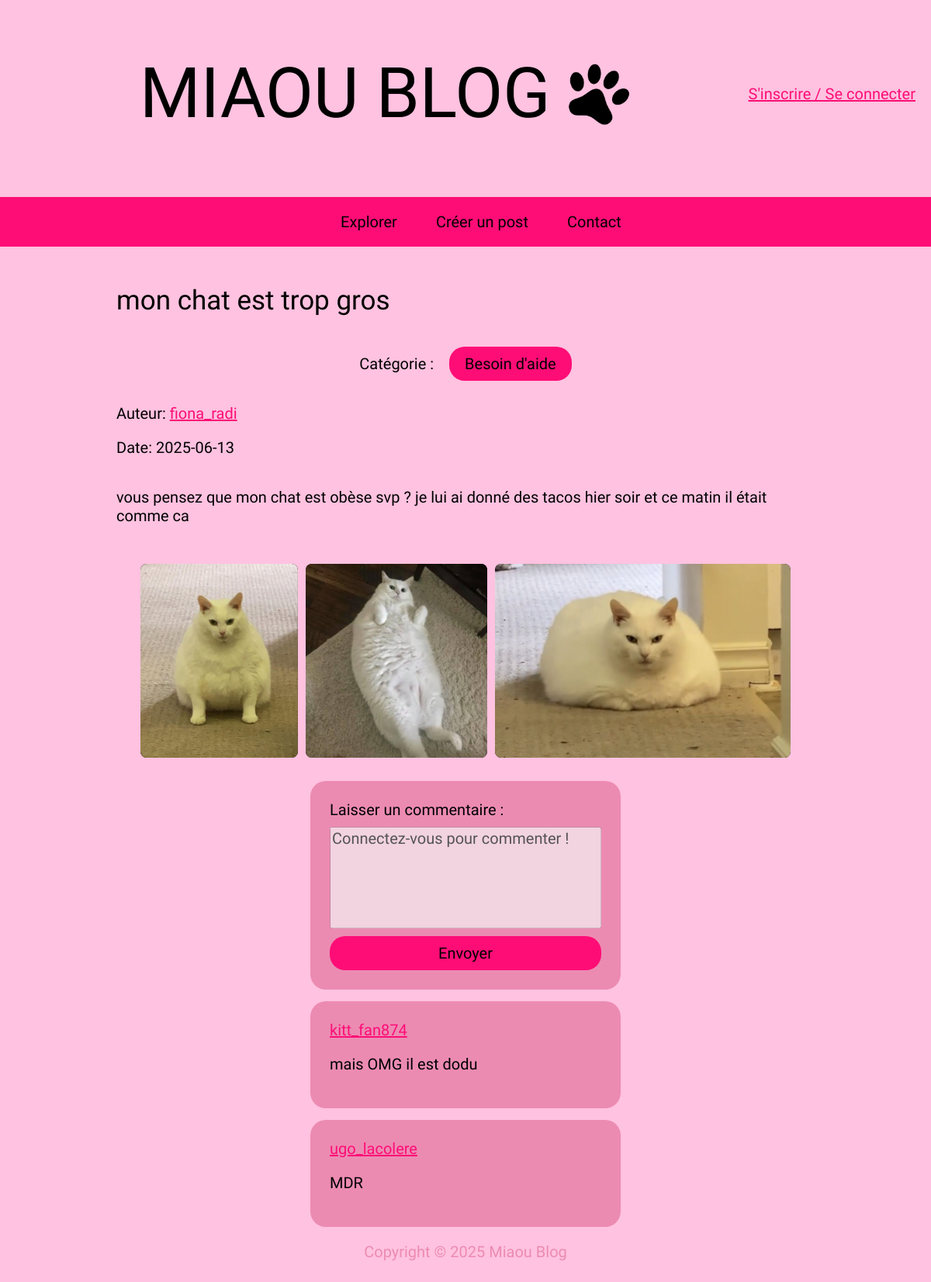
Screenshot of /post.php?id=28 with the database file from the repository.
### tables this page shows
CREATE TABLE IF NOT EXISTS `post` (
  `id_post` int NOT NULL AUTO_INCREMENT,
  `titre_post` varchar(100) NOT NULL,
  `date_post` date NOT NULL,
  `description` varchar(300) NOT NULL,
  `id_user` int DEFAULT NULL,
  PRIMARY KEY (`id_post`),
  KEY `fk_user_post` (`id_user`)
);

CREATE TABLE IF NOT EXISTS `categorie` (
  `id_categorie` int NOT NULL AUTO_INCREMENT,
  `nom_categorie` varchar(25) NOT NULL,
  PRIMARY KEY (`id_categorie`)
);

CREATE TABLE IF NOT EXISTS `utilisateur` (
  `id_user` int NOT NULL AUTO_INCREMENT,
  `email` varchar(25) NOT NULL,
  `pseudo` varchar(15) NOT NULL,
  `mot_de_passe` varchar(100) NOT NULL,
  PRIMARY KEY (`id_user`),
  UNIQUE KEY `email` (`email`),
  UNIQUE KEY `pseudo` (`pseudo`)
);

CREATE TABLE IF NOT EXISTS `commentaire` (
  `id_commentaire` int NOT NULL AUTO_INCREMENT,
  `contenu` varchar(100) NOT NULL,
  `nombre_like` int NOT NULL,
  `id_user` int NOT NULL,
  `id_post` int DEFAULT NULL,
  PRIMARY KEY (`id_commentaire`,`id_user`),
  KEY `fk_user_comm` (`id_user`),
  KEY `fk_post_comm` (`id_post`)
);

### utils.php (called while the page is built, shortened)
<?php
	class Commentaire {
		private $idAuteur;
		private $auteur;
		private $contenu;
		public function __construct(int $id, int $idAuteur, string $auteur, string $contenu) {
			$this->idAuteur = $idAuteur;
			$this->auteur = $auteur;
			$this->contenu = $contenu;
		}
		public function getIdAuteur() : int {
        	return $this->idAuteur;
    	}
		public function getAuteur() : string {
        	return $this->auteur;
    	}
		public function getContenu() : string {
        	return $this->contenu;
    	}
	}
	class Post {
		private int $id;
		private string $titre;
		private string $description;
		private string $date;
		private string $auteur;
		private int $auteurId;
		private array $categories;
		public function __construct(int $id, string $titre, string $description, string $date, string $auteur, string $auteurId, array $categories) {
			$this->id = $id;
			$this->titre = $titre;
			$this->description = $description;
			$this->date = $date;
			$this->auteur = $auteur;
			$this->auteurId = $auteurId;
			$this->categories = $categories;
		}
		public function getId() : int {
        	return $this->id;
    	}
		public function getTitre() : string {
        	return $this->titre;
    	}
		public function getDescription() : string {
        	return $this->description;
    	}
		public function getDate() : string {
        	return $this->date;
    	}
		public function getAuteur() : string {
        	return $this->auteur;
    	}
		public function getAuteurId() : string {
        	return $this->auteurId;
    	}
		public function getCategories() : array {
        	return $this->categories;
    	}
	}
?>

### post.php (the view, shortened to what this page needs)
<?php
    require_once("bd.php");
    require_once("utils.php");
    if (isset($_GET['id']) && is_numeric($_GET['id'])) {
        $postId = (int) $_GET['id'];
        $sql = "SELECT * FROM post WHERE id_post = ?";
        $statement = $pdo->prepare($sql);
        $statement->execute([$postId]);
        if (!$postDataRow = $statement->fetch(PDO::FETCH_ASSOC)) {
            header("Location: index.php");
            exit;
        }
        if (isset($_SESSION["authentifie"]) && $_SESSION["authentifie"]) {
            $sql = "SELECT id_commentaire FROM commentaire WHERE id_user = ? AND id_post = ?";
            $statement = $pdo->prepare($sql);
            $statement->execute([$_SESSION["id_user"], $postId]);
            $etatCommente = "non";
            if ($statement->fetch(PDO::FETCH_ASSOC)) {
                $etatCommente = "oui";
            }
        } else {
            $etatCommente = "pas_connecte";
        }
        $sql = "SELECT pseudo FROM utilisateur WHERE id_user = ?";
        $statement = $pdo->prepare($sql);
        $statement->execute([$postDataRow["id_user"]]);
        if (!$postUserRow = $statement->fetch(PDO::FETCH_ASSOC)) {
            header("Location: index.php");
            exit;
        }
        $sql = "SELECT c.id_categorie, c.nom_categorie FROM post_categorie p JOIN categorie c ON p.id_categorie = c.id_categorie WHERE p.id_post = ?";
        $statement = $pdo->prepare($sql);
        $statement->execute([$postId]);
        if (!$postCategoriesRow = $statement->fetchAll(PDO::FETCH_ASSOC)) {
            $postCategoriesRow = [["id_categorie" => null, "nom_categorie" => "Sans catégorie"]];
        }
        $post = new Post(
            $postId,
            $postDataRow["titre_post"],
            $postDataRow["description"],
            $postDataRow["date_post"],
            $postUserRow["pseudo"],
            $postDataRow["id_user"],
            $postCategoriesRow
        );
        $sql = "SELECT id_commentaire, contenu, pseudo, u.id_user
                FROM commentaire c
                JOIN utilisateur u ON c.id_user = u.id_user
                WHERE id_post = ?";
        $params = [$postId];
        $statement = $pdo->prepare($sql);
        $statement->execute($params);
        $commentaires = [];
        while ($commentaireRow = $statement->fetch(PDO::FETCH_ASSOC)) {
            $commentaires[] = new Commentaire($commentaireRow["id_commentaire"], $commentaireRow["id_user"], $commentaireRow["pseudo"], $commentaireRow["contenu"]);
        }
    } else {
        header("Location: index.php");
        exit;
    }
?>
<!DOCTYPE html>
<html lang="fr">
    <?php
        require_once("utils.php");
        require_once("head.php");
    ?>
    <body id="post">
        <?php require_once("header.php") ?>
        <main>
            <section id="post-contenu">
                <h2><?= $post->getTitre(); ?></h2>
                <section id="post-infos">
                    <div id="post-categories">
                        <p><?= (count($post->getCategories()) == 1) ? "Catégorie :" : "Catégories :" ?></p>
                        <?php
                        foreach ($post->getCategories() as $categorie) {
                            ?>
                            <a href="index.php?categorie=<?= $categorie["id_categorie"] ?? "" ?>" class="post-categorie"><?= $categorie["nom_categorie"] ?></a>
                            <?php
                        }
                        ?>
                    </div>
                    <div>
                        <p>Auteur: <a href="profil.php?id=<?= $post->getAuteurId() ?>"><?= $post->getAuteur(); ?></a></p>
                        <p>Date: <?= $post->getDate(); ?></p>
                    </div>
                </section>
                <p><?= $post->getDescription(); ?></p>
            </section>
            <section id="post-images">
                <?php
                    $postId = $post->getId();
                    $auteurId = $post->getAuteurId();
                    $cheminDossier = "uploads/users/$auteurId/posts/$postId";
                    if (is_dir($cheminDossier)) {
                        if ($dossier = opendir($cheminDossier)) {
                            while (($fichier = readdir($dossier)) !== false) {
                                if ($fichier != '.' && $fichier != '..') {
                                    $cheminFichier = $cheminDossier . DIRECTORY_SEPARATOR . $fichier;
                                    echo "<img src='$cheminFichier' alt='Image du post' />";
                                }
                            }
                        }
                    }
                ?>
            </section>
            <section id="post-commentaires">
                <?php
                if ($etatCommente == "non" || $etatCommente == "pas_connecte") {
                    ?>
                    <form id="form-commentaires" action="post.php?id=<?= $postId ?>" method="post">
                        <label for="commentaire-contenu">Laisser un commentaire :</label>
                        <textarea name="commentaire-contenu" <?= $etatCommente == "pas_connecte" ? 'disabled' : '' ?>><?= $etatCommente == "pas_connecte" ? 'Connectez-vous pour commenter !' : '' ?></textarea>
                        <button type="submit">Envoyer</button>
                    </form>
                    <?php
                }
                foreach ($commentaires as $commentaire) {
                    ?>
                    <div class="commentaire">
                        <div>
                            <a href="profil.php?id=<?= $commentaire->getIdAuteur() ?>"><?= $commentaire->getAuteur(); ?></a>
                            <p><?= $commentaire->getContenu(); ?></p>
                        </div>
                    </div>
                    <?php
                }
                ?>
            </section>
        </main>
        <?php require_once("footer.php") ?>
    </body>
</html>

### style.css (style rules this page uses)
:root { --color1: #FFC2E0; --color2: #EC8BB2; --color3: black; --color4: #FF0D76; --font-family1: 'Lilita One'; }
* { font-family: var(--font-family1); font-weight: 200; font-size: 20px; }
body { background-color: var(--color1); margin-left: 0; margin-right: 0; }
a { color: var(--color4); }
button, .custom-file-label, .button, .post-categorie, #admin_categories section a, input[type="file"]::file-selector-button { font-family: var(--font-family1); padding: 10px 20px; background-color: var(--color4); color: var(--color3); text-decoration: none; border: none; border-radius: 20px; text-align: center; }
h2 { font-size: 35px; }
main { display: flex; flex-direction: column; justify-content: center; align-items: center; gap: 20px; }
textarea { height: 125px; resize: none; }
body#post main { display: flex; flex-direction: column; justify-content: center; align-items: center; }
body#post main section { max-width: 900px; }
#post-infos { display: flex; flex-direction: column; }
#post-images { display: flex; overflow-x: auto; gap: 10px; padding: 10px; scroll-snap-type: x mandatory; scroll-behavior: smooth; }
#post-images img { height: 250px; width: auto; object-fit: contain; flex-shrink: 0; border-radius: 8px; background: #000; }
#post-commentaires { display: flex; flex-direction: column; width: 400px; gap: 15px; }
#form-commentaires, #admin_categories form, .commentaire { padding: 25px; background-color: var(--color2); border-radius: 20px; display: flex; gap: 15px; }
#form-commentaires { flex-direction: column; gap: 10px; }
.commentaire { flex-direction: row; align-items: center; justify-content: space-between; }
#post-categories { display: flex; align-items: center; justify-content: center; gap: 20px; }

### rows the page displays
post: titre_post "mon chat est trop gros", date_post "2025-06-13", description "vous pensez que mon chat est obèse svp ? je lui ai donné des tacos hier soir et ce matin il était comme ca"
categorie: nom_categorie "Besoin d'aide"
utilisateur: pseudo "fiona_radi"
commentaire: id_user.pseudo "kitt_fan874", contenu "mais OMG il est dodu"
commentaire: id_user.pseudo "ugo_lacolere", contenu "MDR"
